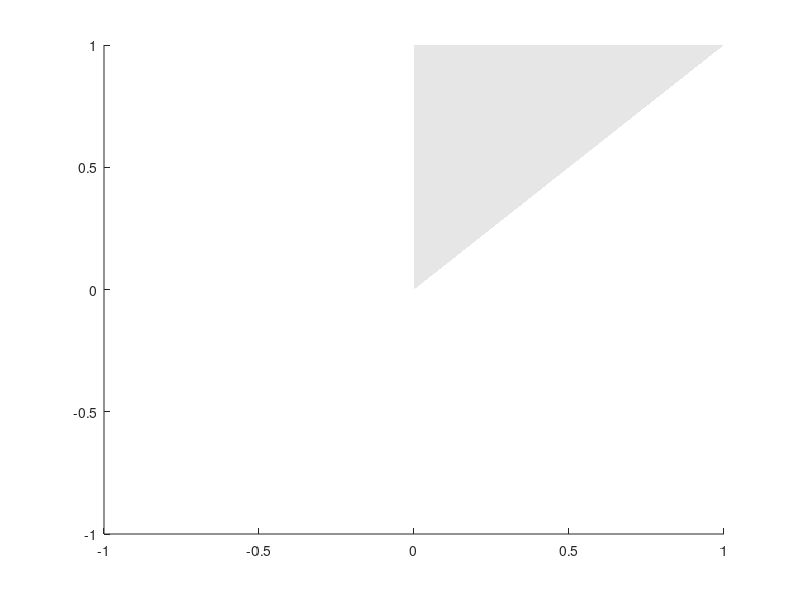

The MATLAB script that drew this image:
function strsurf = custom_plotsurf(Surf, parameters);
%
% Syntax :
% strsurf = custom_plotsurf(Surf, parameters);
%
% This function plots the surfaces contained in the cell file Surfa.
%
% Input Parameters:
%   Surfa       : Surface matrix.
%               : An atlas surface file is considered as a single surface.
%   parameters  : Patch parameters.
%
% Output Parameters:
%   strsurf     : Patch handle.
%
% Related references:
%
%
% See also: Smooth_Surf Surf_Comp Red_Surf Plot_oversurf Atlas_Surf
% Exp_Surf
%__________________________________________________
% Authors: Yasser Aleman Gomez
% Neuroimaging Department
% Cuban Neuroscience Center
% November 30th 2006
% Version $1.0

%=====================Checking Input Parameters===========================%
if nargin < 2
    parameters = {'EdgeAlpha', 1,...
        'EdgeColor','none',...
    'LineStyle', '-',...
    'LineWidth', .3,...
    'Marker', 'none',...
    'MarkerEdgeColor', 'auto',...
    'MarkerFaceColor', 'none',...
    'MarkerSize', 2,...
    'FaceAlpha',1,...
    'FaceLighting', 'gouraud',...
    'EdgeLighting', 'none',...
    'BackFaceLighting', 'reverselit',...
    'AmbientStrength', .3,...
    'DiffuseStrength', .6,...
    'SpecularStrength', .9,...
    'SpecularExponent', 60,...
    'SpecularColorReflectance',1,...
    'Visible','on'};
end
%=========================================================================%

%=========================Main Program====================================%
Surf.SurfData.FaceColor = 'interp';
if ~isfield(Surf.SurfData,'FaceVertexCData')
    strsurf = patch(Surf.SurfData,'facecolor',[.9 .9 .9],'edgecolor','none', 'tag','model0','facelighting','phong', parameters{:});
else
    strsurf = patch(Surf.SurfData,'edgecolor','none', 'tag','model0','facelighting','phong', parameters{:});
end
%=========================================================================%
return
